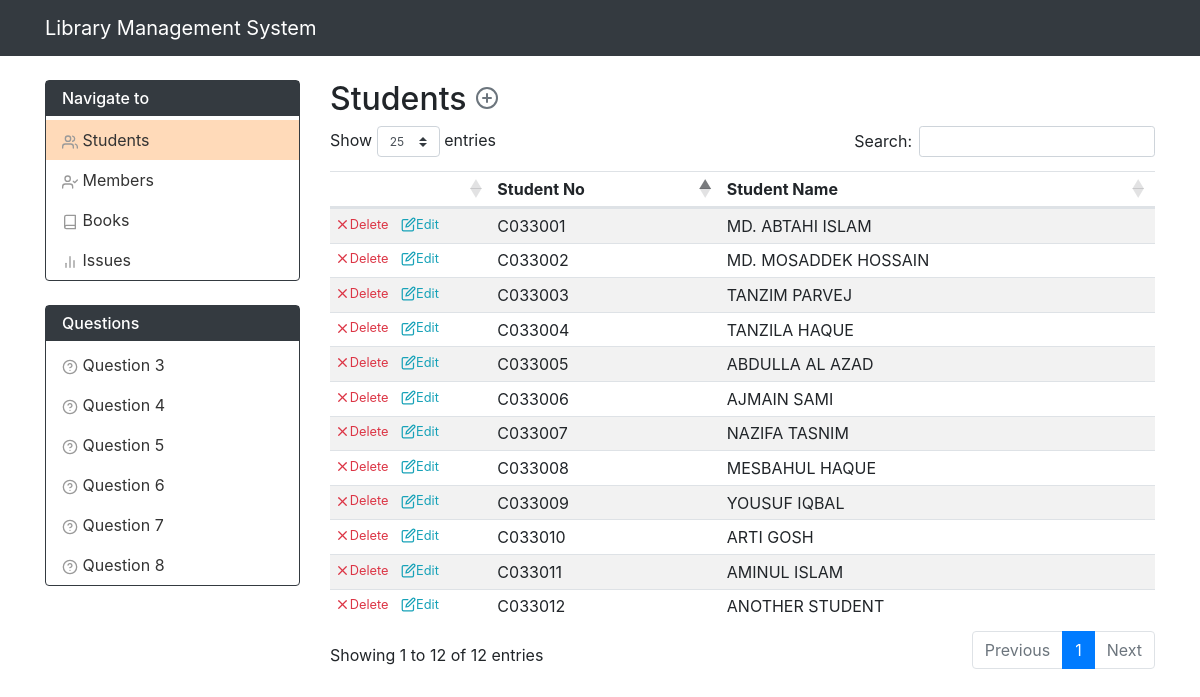
/student.php, run on the app's committed database.
### tables this page shows
CREATE TABLE `Student` (
  `stud_no` varchar(20) NOT NULL,
  `stud_name` varchar(100) DEFAULT NULL,
  PRIMARY KEY (`stud_no`),
  CONSTRAINT `student_chk_1` CHECK ((`stud_no` like _utf8mb4'C%'))
);

### functions.php (called while the page is built, shortened)
<?php
function get_students($mysql){
    $info = [];
    if($stmt = $mysql->prepare('SELECT stud_no, stud_name FROM Student WHERE 1')){
        $stmt->execute();
        $stmt->store_result();
        if($stmt->num_rows > 0){
            for($i = 0; $i < $stmt->num_rows; ++$i){
                $stmt->bind_result($no, $name);
                $stmt->fetch();
                array_push($info, ['no' => $no, 'name' => $name]);
            }
        }
    }
    return $info;
}

### student.php (the view, shortened to what this page needs)
<?php
require_once __DIR__ . '/functions.php';
$info = get_students($mysqli);
?><!doctype html>
<html lang="en">
<head>
    <link rel="stylesheet" href="https://maxcdn.bootstrapcdn.com/bootstrap/4.0.0/css/bootstrap.min.css">
</head>
<body>
<?php include_once __DIR__ . '/navbar.php'; ?>
<div class="container">
    <div class="row">
        <?php include_once __DIR__ . '/sidebar.php'; ?>
        <main class="col-md-9 mt-4">
            <div class="modal fade" id="multipurpose_model" tabindex="-1" role="dialog" aria-labelledby="multipurpose_model_label" aria-hidden="true">
                <div class="modal-dialog modal-dialog-centered" role="document">
                </div>
            </div>
            <h2 id="title">
                Students
                <a class="align-items-center text-muted" href="#" onclick="clean_modal()" data-toggle="modal" data-target="#multipurpose_model"><span data-feather="plus-circle"></span></a>
            </h2>
                <table id="only_table" class="table table-striped table-sm" data-order='[[ 1, "asc" ]]' data-page-length='25'>
                    <thead>
                    <tr>
                        <th style="min-width: 50px;"></th>
                        <th>Student No</th>
                        <th>Student Name</th>
                    </tr>
                    </thead>
                    <tbody id="info_table">
                    <?php foreach ($info as $item): ?>
                        <tr id="info_row_<?php echo $item['no']; ?>">
                            <td>
                                <a class="align-items-center text-danger mr-2 small d-inline-flex" href="javascript:delete_info('<?php echo $item['no']; ?>')" title="Delete"><span data-feather="x"></span> Delete</a>
                                <a class="align-items-center text-info small d-inline-flex" href="javascript:edit_info('<?php echo $item['no']; ?>')" title="Edit"><span data-feather="edit"></span> Edit</a>
                            </td>
                            <td id="info_no_<?php echo $item['no']; ?>"><?php echo $item['no']; ?></td>
                            <td id="info_name_<?php echo $item['no']; ?>"><?php echo $item['name']; ?></td>
                        </tr>
                    <?php endforeach; ?>
                    </tbody>
                </table>
        </main>
    </div>
</div>
<link rel="stylesheet" type="text/css" href="https://cdn.datatables.net/1.10.19/css/dataTables.bootstrap4.min.css" />
</body>
</html>

### sidebar.php (style rules this page uses)
.feather { vertical-align: text-bottom; }
#title .feather { vertical-align: unset; }

### student.php (style rules this page uses)
main table .feather { width: 15px; height: 15px; }
main table td:nth-child(1) { max-width: 70px; min-width: 70px; }

### data on the page
student: stud_no "C033001", stud_name "MD. ABTAHI ISLAM"
student: stud_no "C033002", stud_name "MD. MOSADDEK HOSSAIN"
student: stud_no "C033003", stud_name "TANZIM PARVEJ"
student: stud_no "C033004", stud_name "TANZILA HAQUE"
student: stud_no "C033005", stud_name "ABDULLA AL AZAD"
student: stud_no "C033006", stud_name "AJMAIN SAMI"
student: stud_no "C033007", stud_name "NAZIFA TASNIM"
student: stud_no "C033008", stud_name "MESBAHUL HAQUE"
student: stud_no "C033009", stud_name "YOUSUF IQBAL"
student: stud_no "C033010", stud_name "ARTI GOSH"
student: stud_no "C033011", stud_name "AMINUL ISLAM"
student: stud_no "C033012", stud_name "ANOTHER STUDENT"
